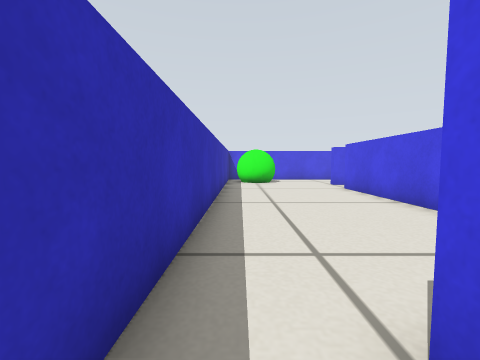
[1] (above)

18 first-person views from a walk through a robot-simulator world made for Gazebo. The camera is 0.29 m above the floor, tilts 4° down and sees 90° across. The floor is counted in squares, 0.25 m on a side. Each view is taken from the middle of a square. On the plan, view 1 faces up. The plan holds only what a view shows up to about 11 squares ahead; the rest is blank. The robots in the file are not drawn.

[2]
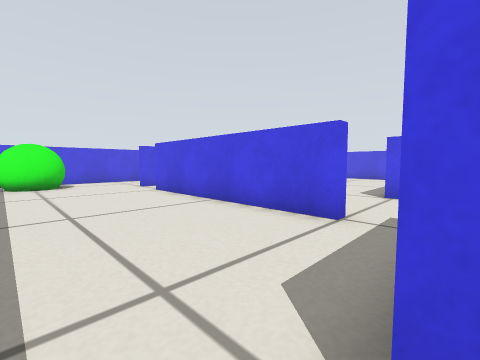

[3]
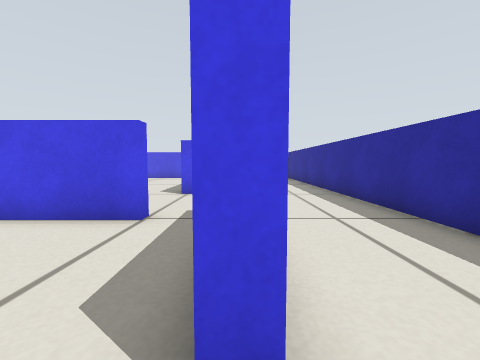

[4]
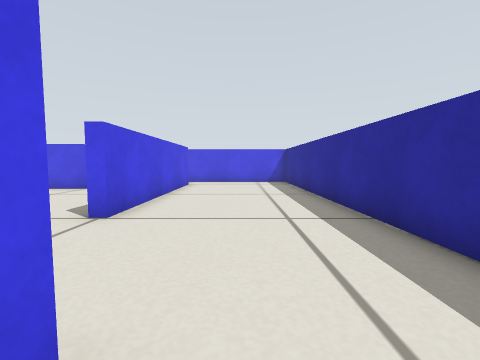

[5]
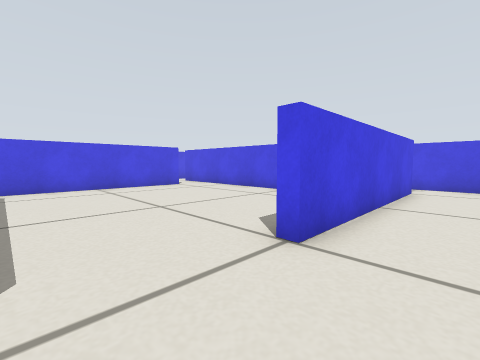

[6]
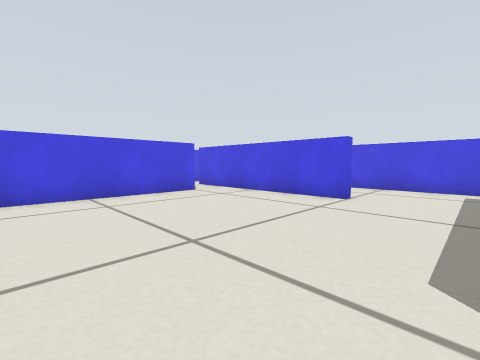

[7]
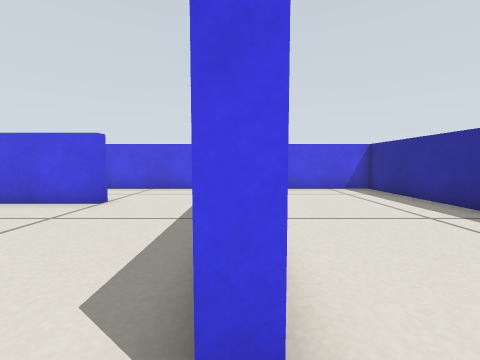

[8]
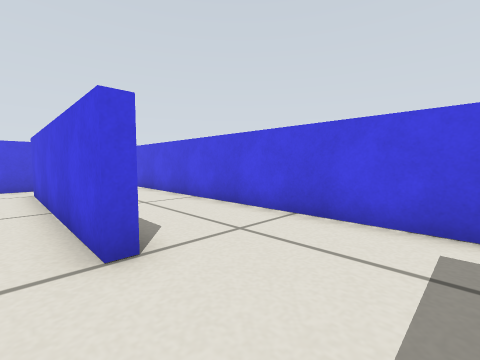

[9]
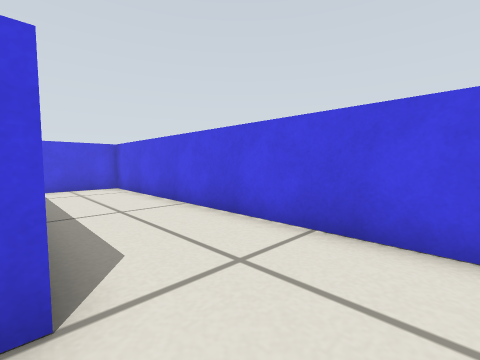

[10]
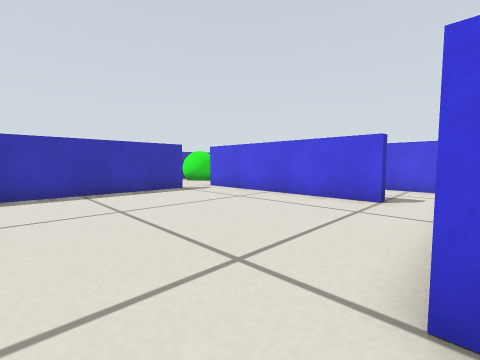

[11]
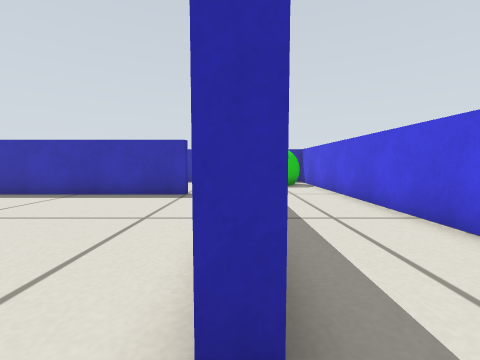

[12]
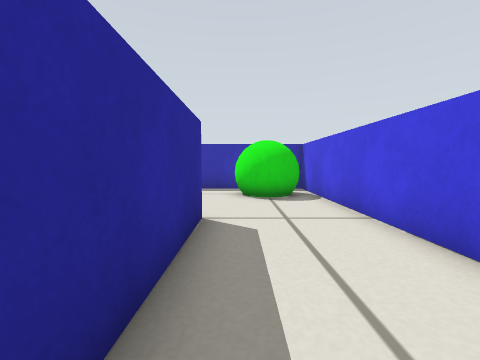

[13]
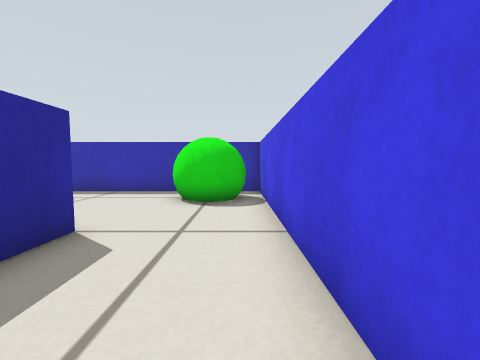

[14]
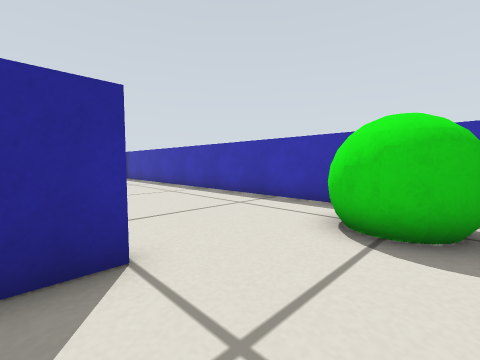

[15]
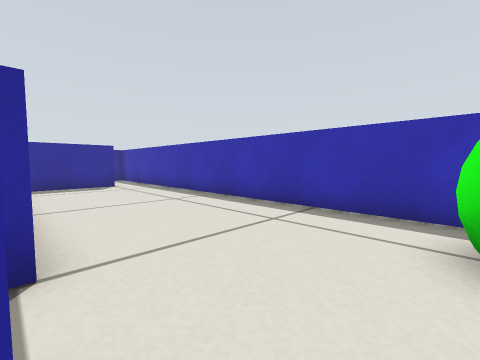

[16]
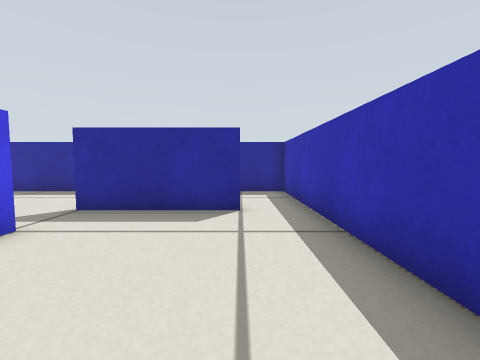

[17]
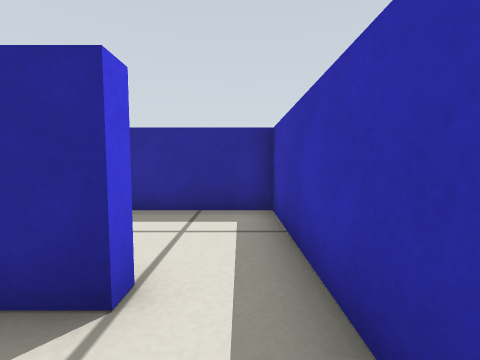

[18]
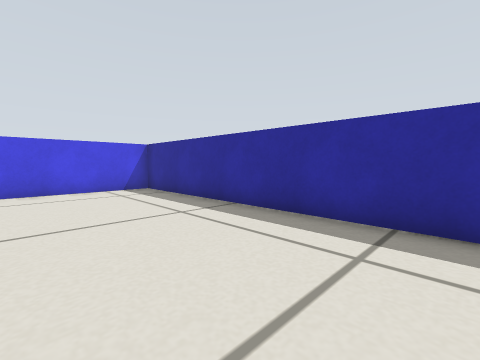

### Floor plan
Points are (right, up) in squares from view 1. A wall is a line through its corners. A room is listed if a view was taken in it or the views show most of it. See-through windows are left out.
Room 1 (views 1, 2, 3, 4, 5, 6, 7, 8, 9, 10, 11, 12, 13, 14, 15, 16, 17, 18)
walls: (5.2, 3) (4.8, 3) (4.8, 11) (5.2, 11) (5.2, 4.1); (15.2, 7) (14.8, 7) (14.8, 15); (13, 13.2) (13, 12.8) (5.9, 12.8); (4.9, 13.2) (9.2, 13.2); (16.9, 2.8) (9, 2.8) (9, 3.2); (10.4, 16.8) (-0.8, 16.8) (-0.8, 16); (1, 0.8) (1, 1.2) (5, 1.2); (-0.8, 14.1) (-0.8, -2.8) (18.8, -2.8) (18.8, 16.8) (12.1, 16.8)
objects: green ball (0, 14) to (2, 16)

Where each view was taken, in squares from view 1:
view 1: 0 up, 0 right, facing up
view 2: 1 up, 0 right, facing up-right
view 3: 1 up, 0 right, facing right
view 4: 0 up, 4 right, facing right
view 5: 1 up, 6 right, facing up-right
view 6: 4 up, 7 right, facing up-right
view 7: 3 up, 8 right, facing right
view 8: 4 up, 14 right, facing up-right
view 9: 5 up, 15 right, facing up-right
view 10: 5 up, 15 right, facing up-left
view 11: 13 up, 14 right, facing left
view 12: 14 up, 10 right, facing left
view 13: 16 up, 9 right, facing left
view 14: 16 up, 6 right, facing down-left
view 15: 14 up, 5 right, facing down-left
view 16: 7 up, 1 right, facing down
view 17: 3 up, 0 right, facing down
view 18: 2 up, 8 right, facing down-right
